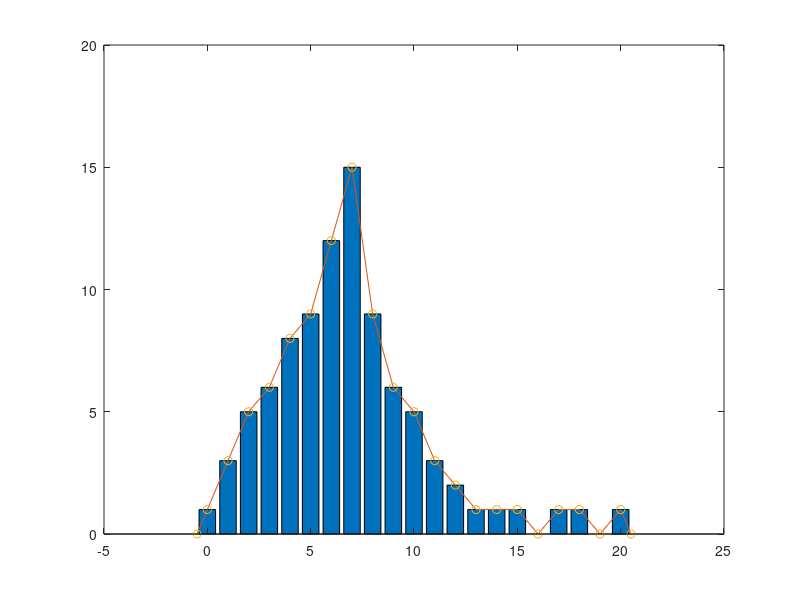

Source code (MATLAB):
x = [ 9 8 3 18 4 5 6 7 7 6 7 5 4 3 15 3 8 6 11 10 9 8 7 13 3 4 5 5 6 4 3 6 7 9 8 7 4 5 6 7 8 10 11 3 2 1 7 6 17 7 9 8 6 11 0 20 1 4 5 12 2 2 1 4 5 6 7 8 10 9 8 7 7 6 5 2 7 7 10 6 6 14 2 4 5 12 10 9 8 7 ];cantidad = size(x)(2);intervalSize = 1;minLim = min(x);maxLim = max(x);extendedMinLim = minLim - (intervalSize/2);extendedMaxLim = maxLim + (intervalSize/2);intervalo = minLim:intervalSize:maxLim;[frecuencia, marca] = hist( x, intervalo); #frecuencia centrada en los intervalosfrequency = histc( x, intervalo); #frecuencia entre los intervalosextendedFrencuencia = [0 frecuencia 0];extendedMarca = [extendedMinLim marca extendedMaxLim];bar(intervalo, frecuencia)hold onplot(extendedMarca, extendedFrencuencia,extendedMarca, extendedFrencuencia,'o')hold off